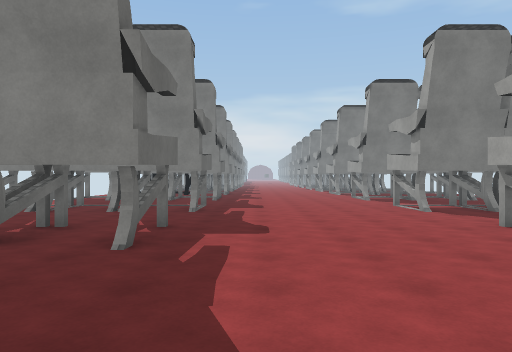
view 1 (above)

21 first-person views from a walk through a Unity game level. The camera is 1.5 m above the floor, looks level and sees 70° across. The floor is counted in squares, 2 m on a side. Each view is taken from the middle of a square. On the plan, view 1 faces up. The plan holds only what a view shows up to about 11 squares ahead; the rest is blank. The place goes on beyond the plan. The player character is not drawn. Surface patterns are stand-ins for the level's own textures.

view 2
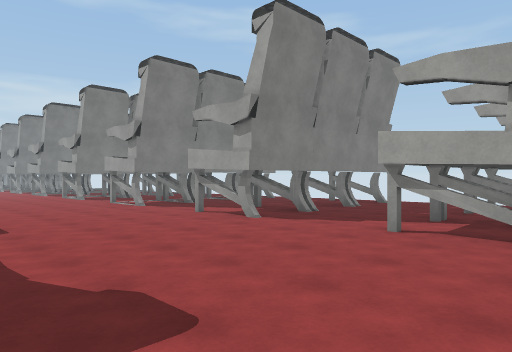

view 3
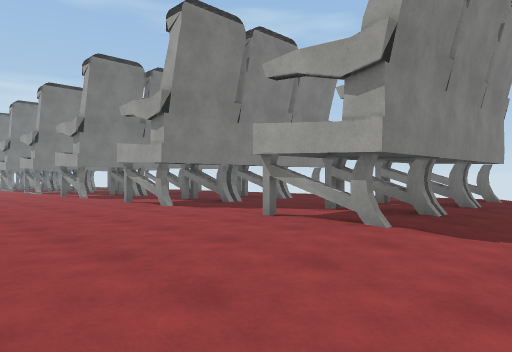

view 4
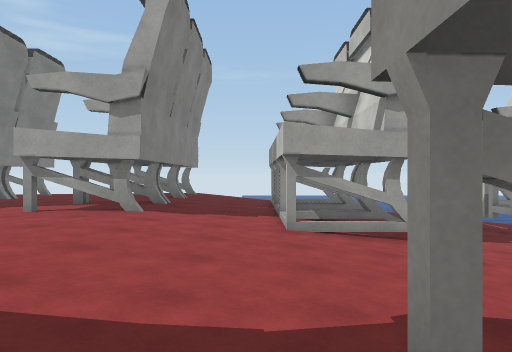

view 5
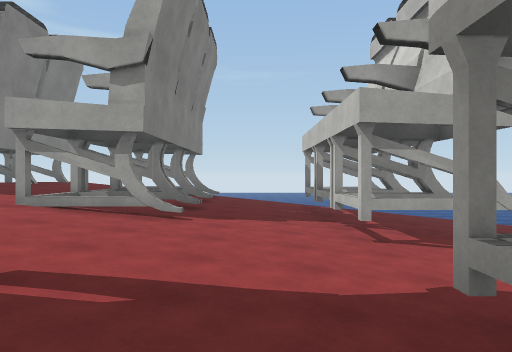

view 6
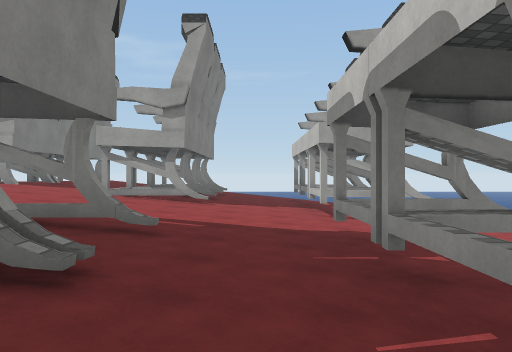

view 7
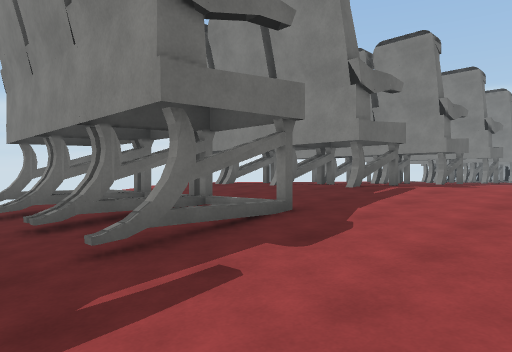

view 8
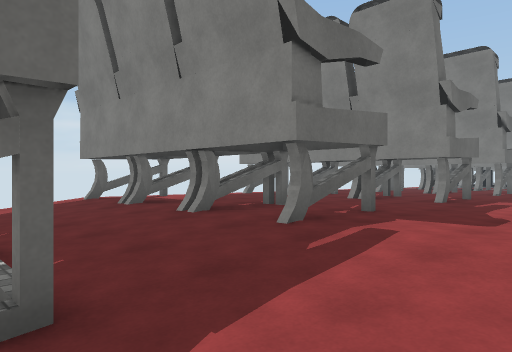

view 9
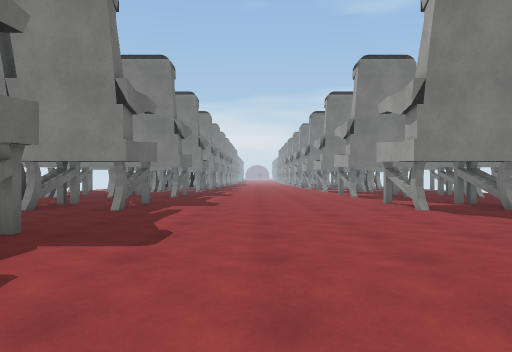

view 10
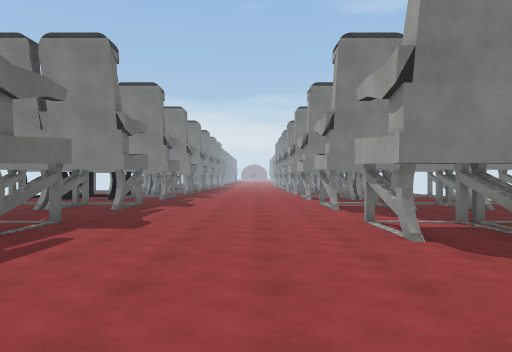

view 11
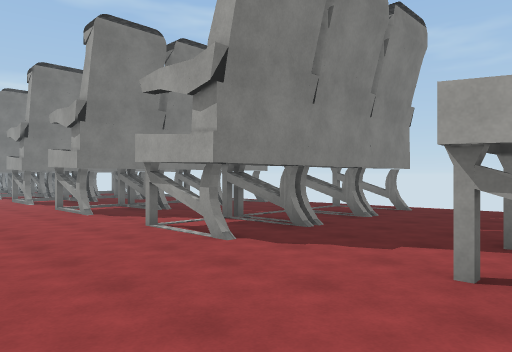

view 12
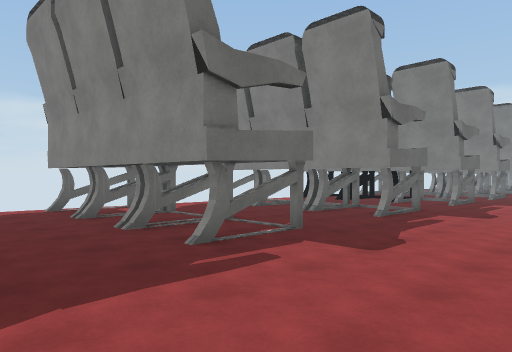

view 13
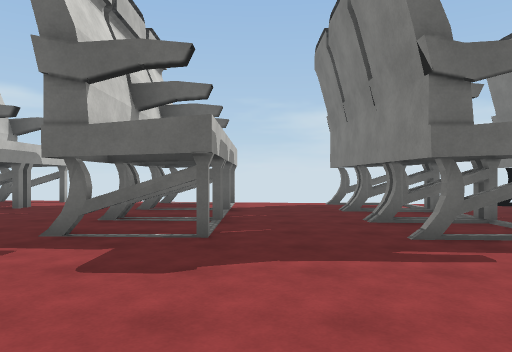

view 14
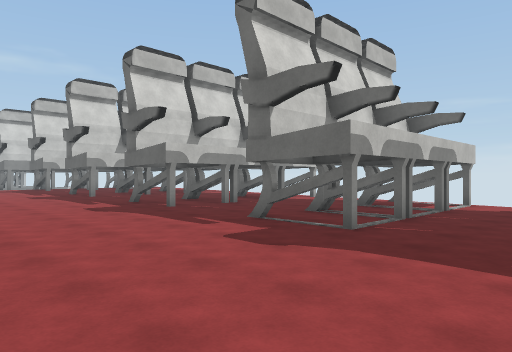

view 15
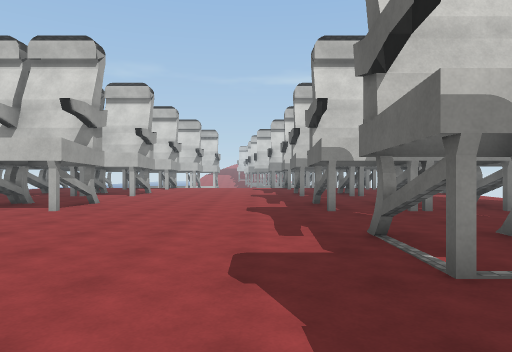

view 16
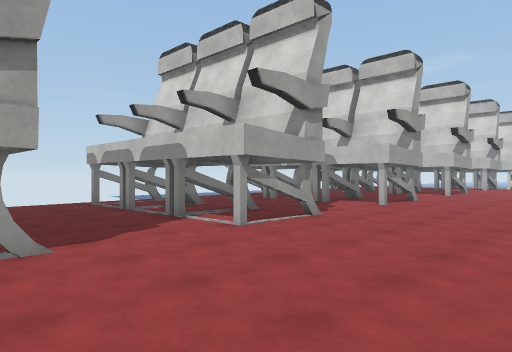

view 17
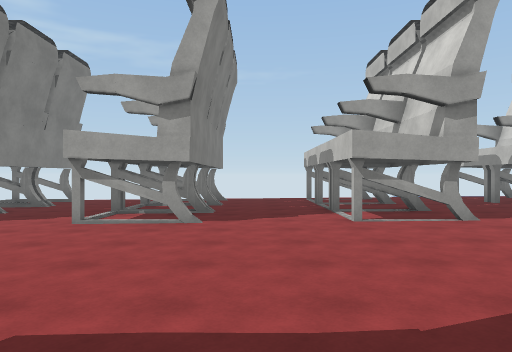

view 18
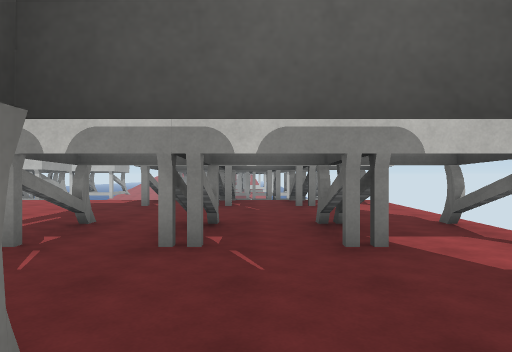

view 19
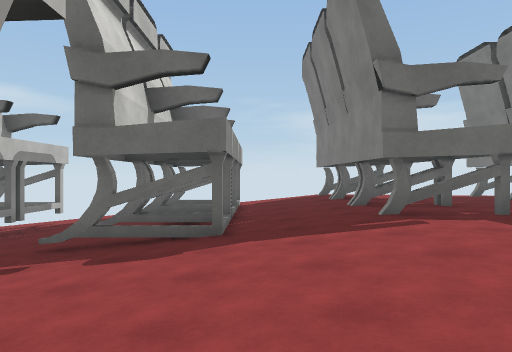

view 20
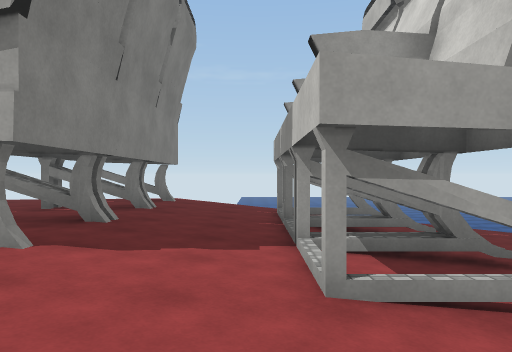

view 21
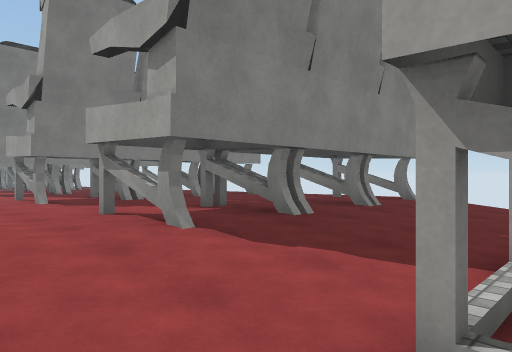

### Floor plan
Key: @ floor where view 1 was taken; # wall or solid block; x gap in a wall; . main floor; - floor 0.25 m lower than the main floor; _ floor 0.75 m lower than the main floor; < floor 1 m lower than the main floor; ( floor 1.25 m lower than the main floor; ! floor 1.5 m lower than the main floor; / step, stairs or slope; = window, fence, low wall or low ledge; ≈ water the walk keeps out of.
Columns run from 7 left of view 1 to 10 right of it. Each row starts with its distance up from view 1.
 15   x-x x----x-x-##
 14   #-#-#----#-#-#
 13 #-.---#----.---#
 12 ------------------
 11 ------------------
 10 # # #-#----# #-##-
  9 # # #-#----# #-##-
  8 ------------------
  7  .................
  6 #.....#........#
  5   #.#.#....#.#.#
  4 #.. ..#........##
  3 .................
  2 .................
  1 #.#.#.#....#.#.##
  0 #.#.#.#@...#.#.##
 -1 ..................
 -2 ..................
 -3 ..................
 -4 # #.#.#....#.#.##.
 -5 ######.....######.
 -6 ....../////.......
 -7 ≈/-/-/-///-/-/-/-≈
 -8 x/#/#/#///#/# # #
 -9 x/#/#/#///#/#/#/#
-10  /////////_//////
-11  /<<<<<</////////
-12  /=#=#=///((((((/
-13  !##!#!#!!######!

Where each view was taken, in squares from view 1:
view 1: 0 up, 0 right, facing up
view 2: 1 down, 1 left, facing up-right
view 3: 7 down, 0 right, facing up-right
view 4: 7 down, 2 left, facing right
view 5: 11 down, 2 left, facing right
view 6: 11 down, 5 left, facing right
view 7: 11 down, 2 right, facing up-left
view 8: 8 down, 1 right, facing up-left
view 9: 7 down, 1 right, facing up
view 10: 4 up, 2 right, facing up
view 11: 5 up, 1 right, facing up-right
view 12: 6 up, 2 right, facing up-left
view 13: 11 up, 3 right, facing left
view 14: 13 up, 3 right, facing down-left
view 15: 13 up, 0 right, facing down
view 16: 14 up, 0 right, facing down-right
view 17: 12 up, 2 left, facing right
view 18: 5 up, 4 left, facing down
view 19: 7 down, 4 right, facing left
view 20: 7 down, 1 right, facing right
view 21: 8 down, 2 right, facing up-right
